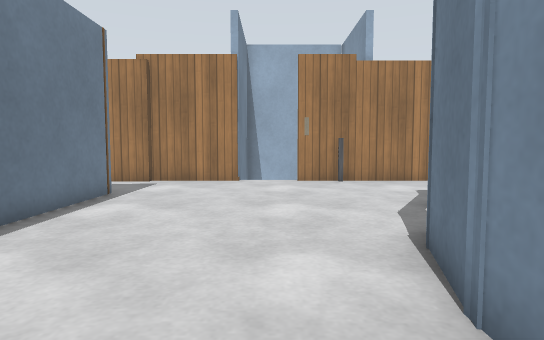
view 1 (above)

21 first-person views from a walk through a Gazebo world. The camera is 0.72 m above the floor, tilts 4° down and sees 75° across. The floor is counted in squares, 0.5 m on a side. Each view is taken from the middle of a square. On the plan, view 1 faces up. The plan holds only what a view shows up to about 15 squares ahead; the rest is blank. The place goes on beyond the plan. Simple patterns stand in for the simulator's built-in surfaces. Surface patterns are stand-ins for the level's own textures.

view 2
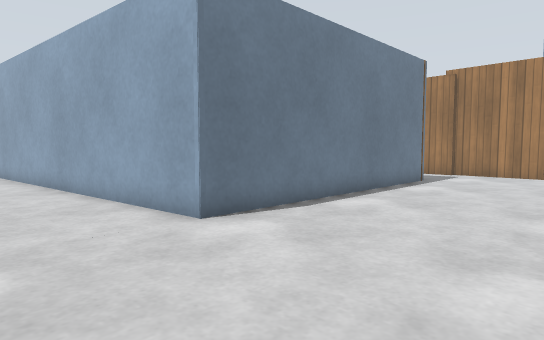

view 3
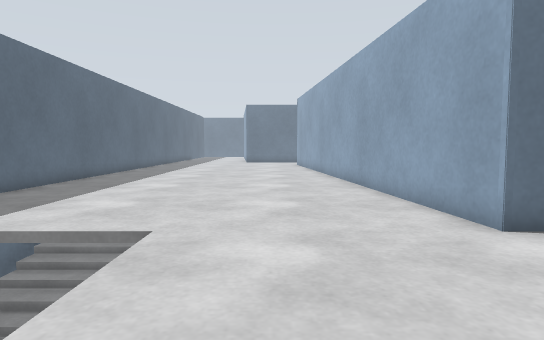

view 4
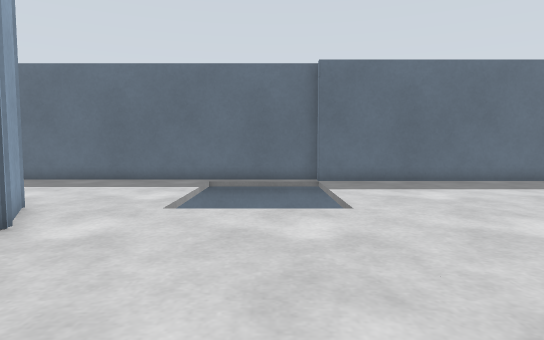

view 5
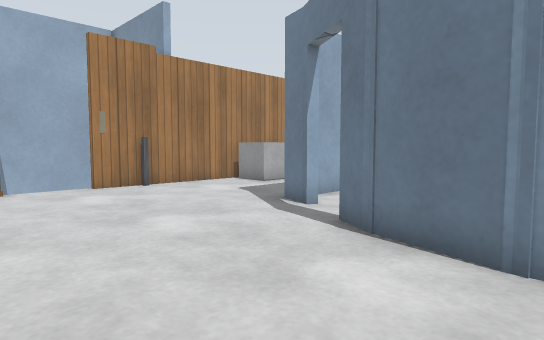

view 6
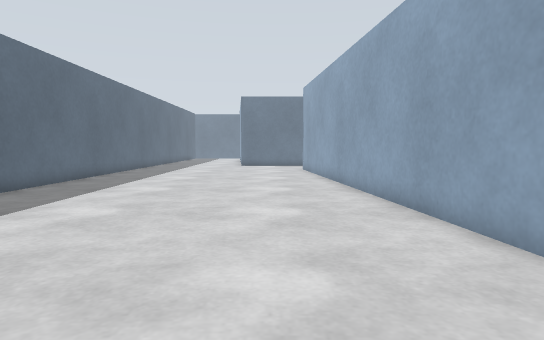

view 7
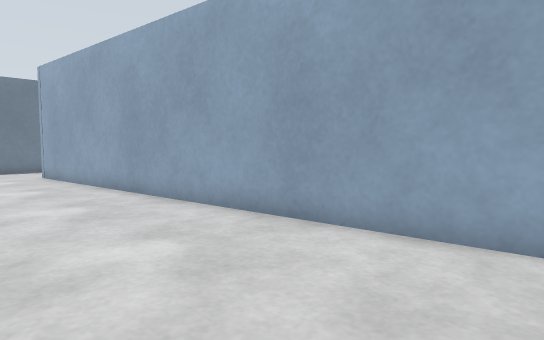

view 8
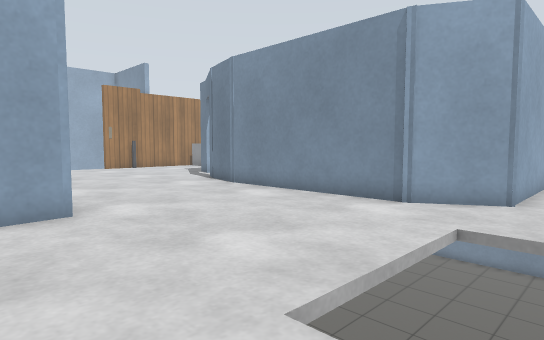

view 9
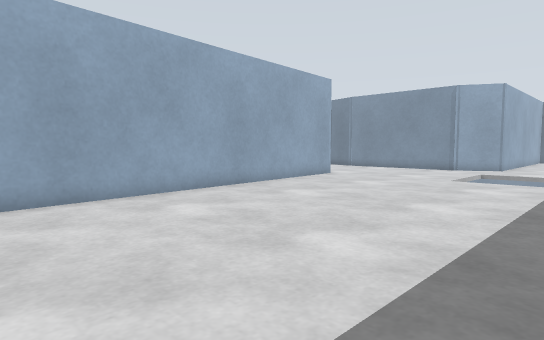

view 10
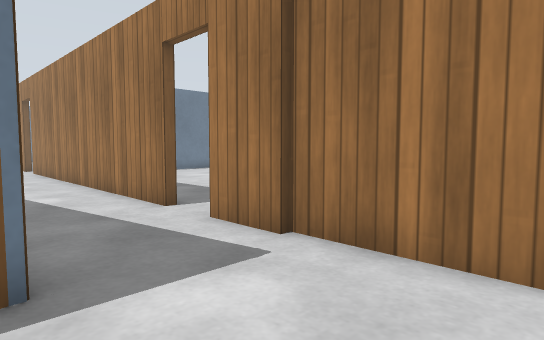

view 11
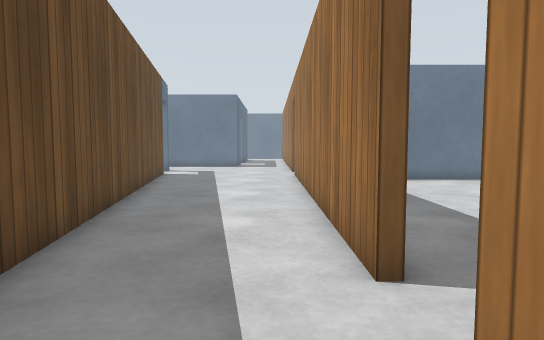

view 12
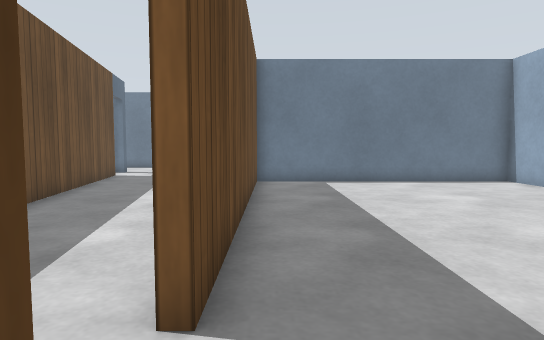

view 13
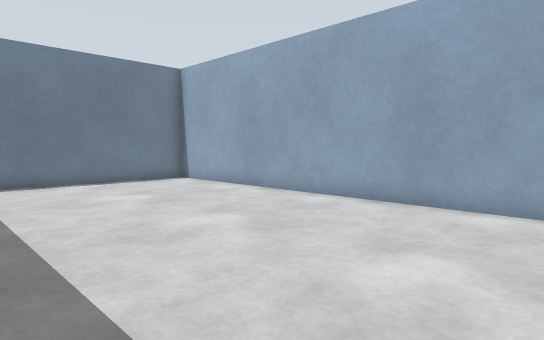

view 14
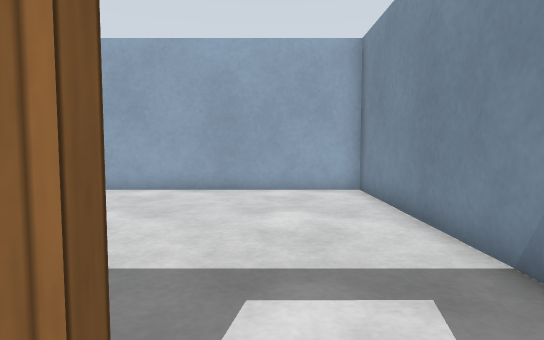

view 15
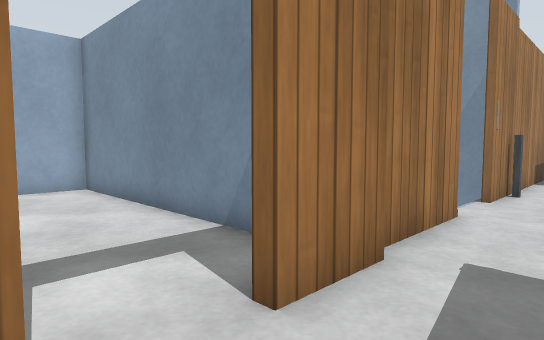

view 16
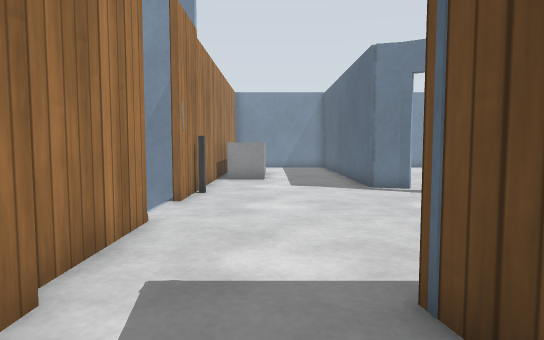

view 17
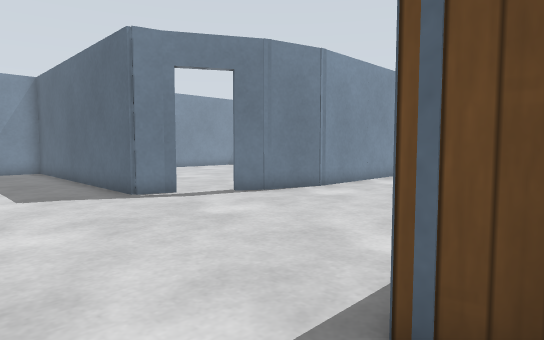

view 18
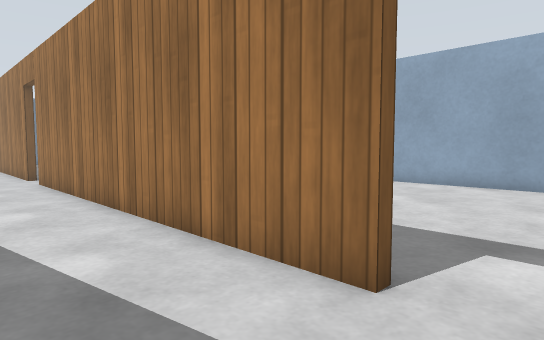

view 19
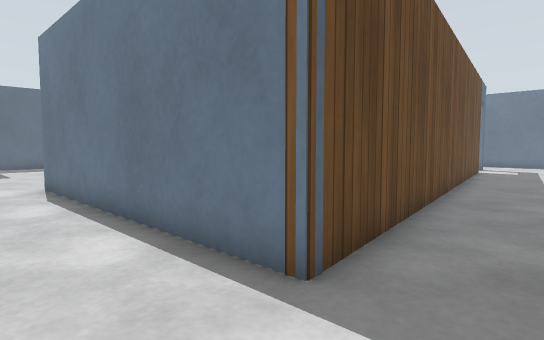

view 20
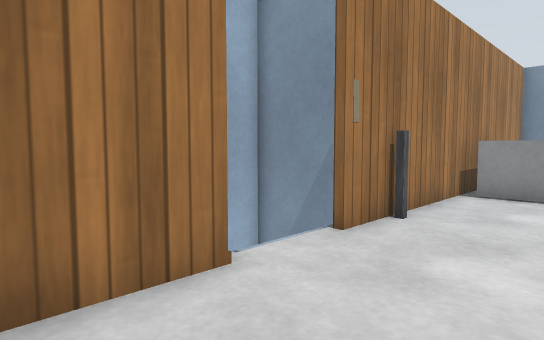

view 21
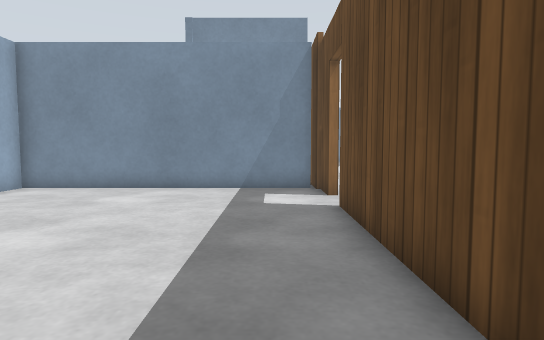

### Floor plan
Points are (right, up) in squares from view 1. A wall is a line through its corners. A room is listed if a view was taken in it or the views show most of it. See-through windows are left out.
Room 1 (views 1, 2, 3, 4, 5, 6, 7, 8, 9, 10, 11, 17, 19, 20)
walls: (1.6, 2.7) (2.3, 5.2); (2.1, 4.8) (2.8, 6); (-5, -12.8) (7.5, -12.8); (-6.4, 10.4) (-4.9, 10.7); (-4.8, 10.6) (-4.8, -0.1) (-20.5, -1.7); (-5.3, 10.6) (-4.9, 10.6) (-4.8, 10.3); (3.6, 7.4) (3.9, 7.8); (7.1, -6.2) (2.8, -6.2) (1.6, -4.1) (1.6, 3); (3.8, 7.6) (4.1, 8.6) (7.5, 8.6); (-4.9, 14.1) (-6.9, 14.1); (-1.3, 14.3) (-5, 14.3); (-19.3, -12.2) (-4.9, -12.2); (2.5, 14.3) (1, 14.3); (6.5, 14.3) (3.5, 14.3)
ways out: open door at (-7.5, 14) to room 2; opening at (-6.5, 12.5) to room 3; opening at (1, 14.5); open door at (3.3, 6.7)
objects: grey box (7, 12) to (7, 14)
Room 2 (views 12, 13, 21)
walls: (-6.9, 14.4) (-3.7, 14.4); (-19.7, 14.4) (-8.7, 14.4); (-5.2, 14.6) (-5.2, 24.4) (-20.1, 24.4) (-20.1, 14.4)
ways out: open door at (-7.5, 14) to room 1
Room 3 (views 14, 15, 16, 18)
walls: (-8.7, 14.1) (-20.5, 14.1); (-20.6, 7.9) (-6.4, 10.4)
ways out: opening at (-6.5, 12.5) to room 1

Where each view was taken, in squares from view 1:
view 1: 0 up, 0 right, facing up
view 2: 4 down, 1 right, facing up-left
view 3: 4 down, 1 right, facing left
view 4: 2 up, 3 left, facing down
view 5: 2 up, 3 left, facing up-right
view 6: 4 down, 4 left, facing left
view 7: 6 down, 7 left, facing up-left
view 8: 8 down, 7 left, facing up-right
view 9: 11 down, 20 left, facing up-right
view 10: 10 up, 1 left, facing up-left
view 11: 13 up, 5 left, facing left
view 12: 15 up, 6 left, facing left
view 13: 16 up, 6 left, facing up-left
view 14: 13 up, 8 left, facing up
view 15: 12 up, 9 left, facing up-right
view 16: 12 up, 8 left, facing right
view 17: 13 up, 6 left, facing down-right
view 18: 11 up, 7 left, facing up-left
view 19: 13 up, 2 left, facing down-left
view 20: 11 up, 4 left, facing up-right
view 21: 16 up, 17 left, facing right
